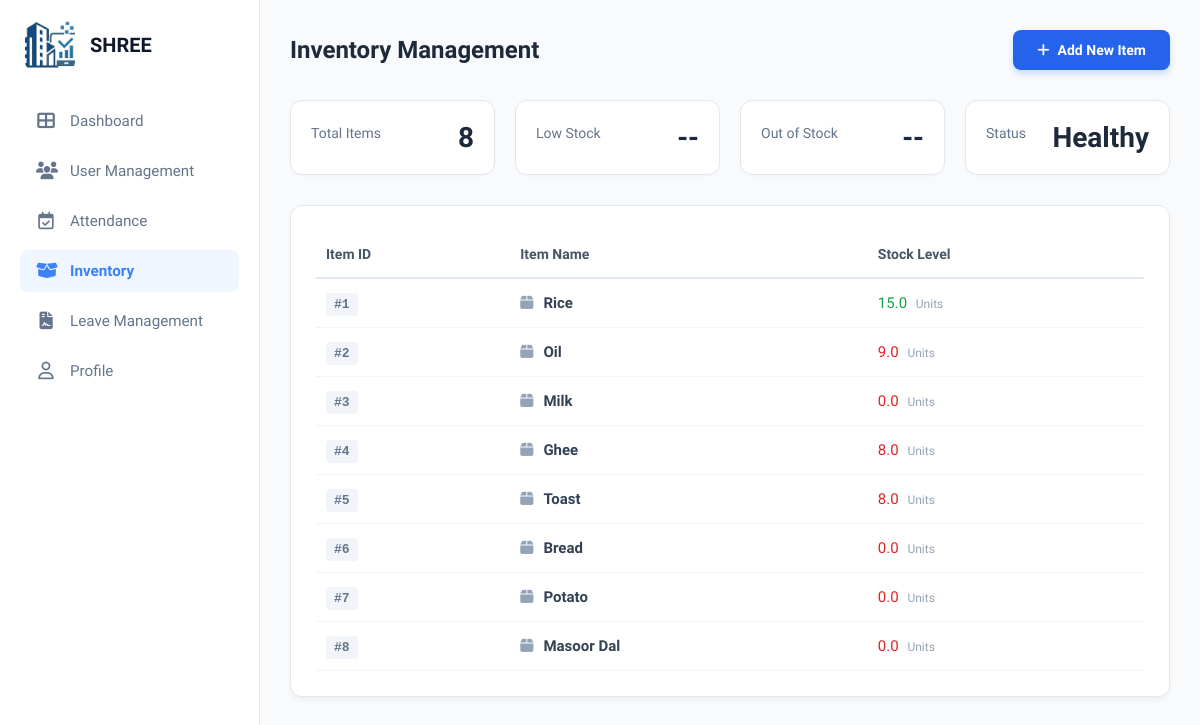
Page /Shree-admin/inventory/ (signed in) on the earlier database version.
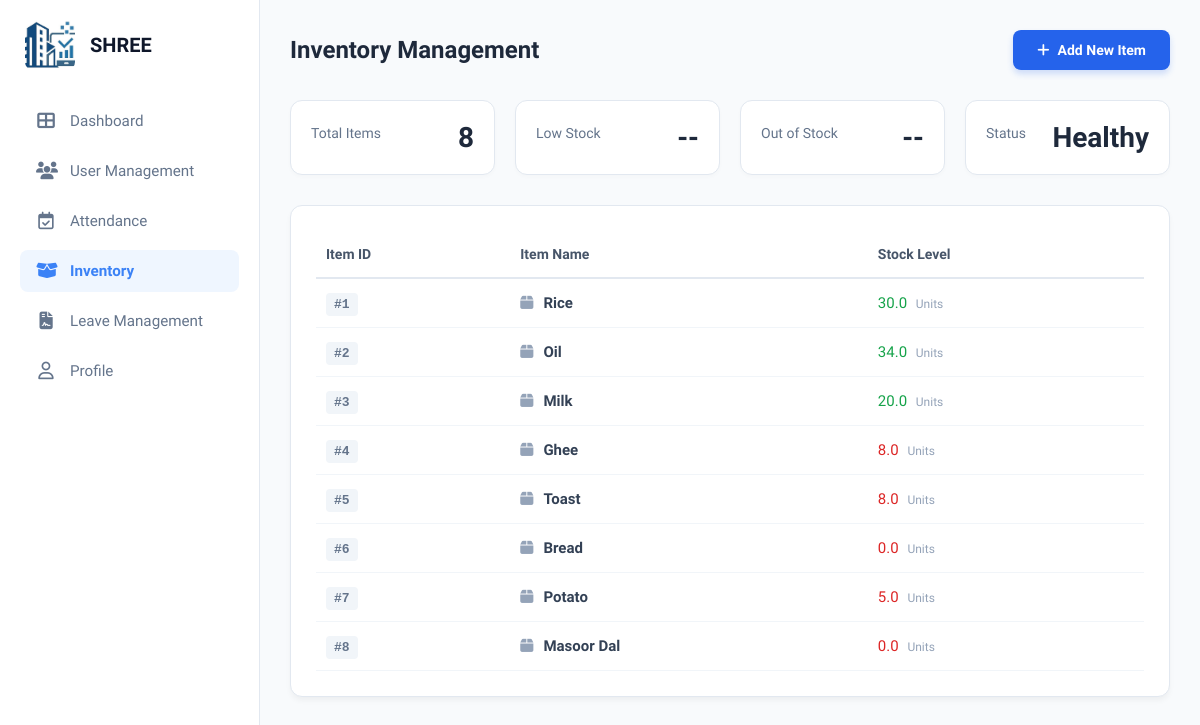
Same page on the later database version.
### accounts/models.py (models this page shows)
class Inventory(models.Model):
    item_id = models.CharField(max_length=20, unique=True)
    item_name = models.CharField(max_length=100)
    current_stock = models.FloatField(default=0.0)
    required_stock = models.FloatField(default=0.0)
    unit = models.CharField(max_length=10, default='kg')
    is_delivered = models.BooleanField(default=False)

### Shree1/views.py (the view)
# urls.py: path('Shree-admin/inventory/', views.admin_inventory, name='admin_inventory'),
@login_required
def admin_inventory(request):
    items = Inventory.objects.all()
    total = items.count()
    critical = sum(1 for i in items if i.current_stock < (i.required_stock * 0.2))
    low = sum(1 for i in items if i.current_stock < (i.required_stock * 0.5) and i.current_stock >= (i.required_stock * 0.2))
    return render(request, 'Shree1/admin_inventory.html', {
        'items': items,
        'total_items': total,
        'critical_count': critical,
        'low_count': low,
        'good_count': total - (critical + low)
    })

### templates/Shree1/admin_inventory.html (shortened to what this page needs)
{% load static %}
<!DOCTYPE html>
<html lang="en">
<head>
    <link rel="stylesheet" href="{% static 'Shree1/css/dashboardAdmin.css' %}" />
    <link rel="stylesheet" href="{% static 'Shree1/css/admin_inventory.css' %}" />
    <link rel="stylesheet" href="https://cdnjs.cloudflare.com/ajax/libs/font-awesome/6.5.1/css/all.min.css" />
</head>
<body>
    <div class="container">
        <aside class="sidebar">
            <div class="logo-section">
                <img src="{% static 'Shree1/images/logo_img.jpeg' %}" alt="Logo" class="nav-logo-file">
                <h2 class="logo-name">SHREE</h2>
            </div>
            <nav class="nav-menu">
                <a href="{% url 'admin_dashboard' %}" class="nav-item"><i class="fa-solid fa-table-cells-large"></i> Dashboard</a>
                <a href="{% url 'admin_user_management' %}" class="nav-item"><i class="fa-solid fa-users"></i> User Management</a>
                <a href="{% url 'admin_attendance' %}" class="nav-item"><i class="fa-regular fa-calendar-check"></i> Attendance</a>
                <a href="{% url 'admin_inventory' %}" class="nav-item active"><i class="fa-solid fa-box-open"></i> Inventory</a>
                <a href="{% url 'admin_leave_Management' %}" class="nav-item"><i class="fa-solid fa-file-contract"></i> Leave Management</a>
                <a href="{% url 'admin_profile' %}" class="nav-item"><i class="fa-regular fa-user"></i> Profile</a>
            </nav>
        </aside>
        <main class="main-content">
            <header class="page-header-row">
                <h1>Inventory Management</h1>
                <button class="add-btn">
                    <i class="fa-solid fa-plus"></i> Add New Item
                </button>
            </header>
            <section class="inventory-stats">
                <div class="stat-card">
                    <span>Total Items</span>
                    <h2>{{ items|length }}</h2>
                </div>
                <div class="stat-card">
                    <span>Low Stock</span>
                    <h2 class="text-orange">--</h2> </div>
                <div class="stat-card">
                    <span>Out of Stock</span>
                    <h2 class="text-red">--</h2>
                </div>
                <div class="stat-card">
                    <span>Status</span>
                    <h2 class="text-green">Healthy</h2>
                </div>
            </section>
            <div class="content-card">
                <table class="inventory-table">
                    <thead>
                        <tr>
                            <th>Item ID</th>
                            <th>Item Name</th>
                            <th>Stock Level</th>
                        </tr>
                    </thead>
                    <tbody>
                        {% for item in items %}
                        <tr>
                            <td><span class="id-badge">#{{ forloop.counter }}</span></td>
                            <td class="font-bold">
                                <i class="fa-solid fa-box item-icon"></i>{{ item.item_name }}
                            </td>
                            <td>
                                <span class="{% if item.current_stock < 10 %}text-red{% else %}text-green{% endif %}">
                                    {{ item.current_stock }}
                                </span>
                                <span class="date-sub">Units</span>
                            </td>
                        </tr>
                        {% empty %}
                        <tr>
                            <td colspan="3" style="text-align: center; padding: 20px;">No items found in inventory.</td>
                        </tr>
                        {% endfor %}
                    </tbody>
                </table>
            </div>
        </main>
    </div>
</body>
</html>

Differences in the rows shown:
changed Inventory "Rice": current_stock "15.0" → "30.0"
changed Inventory "Oil": current_stock "9.0" → "34.0"
changed Inventory "Milk": current_stock "0.0" → "20.0"
changed Inventory "Potato": current_stock "0.0" → "5.0"
